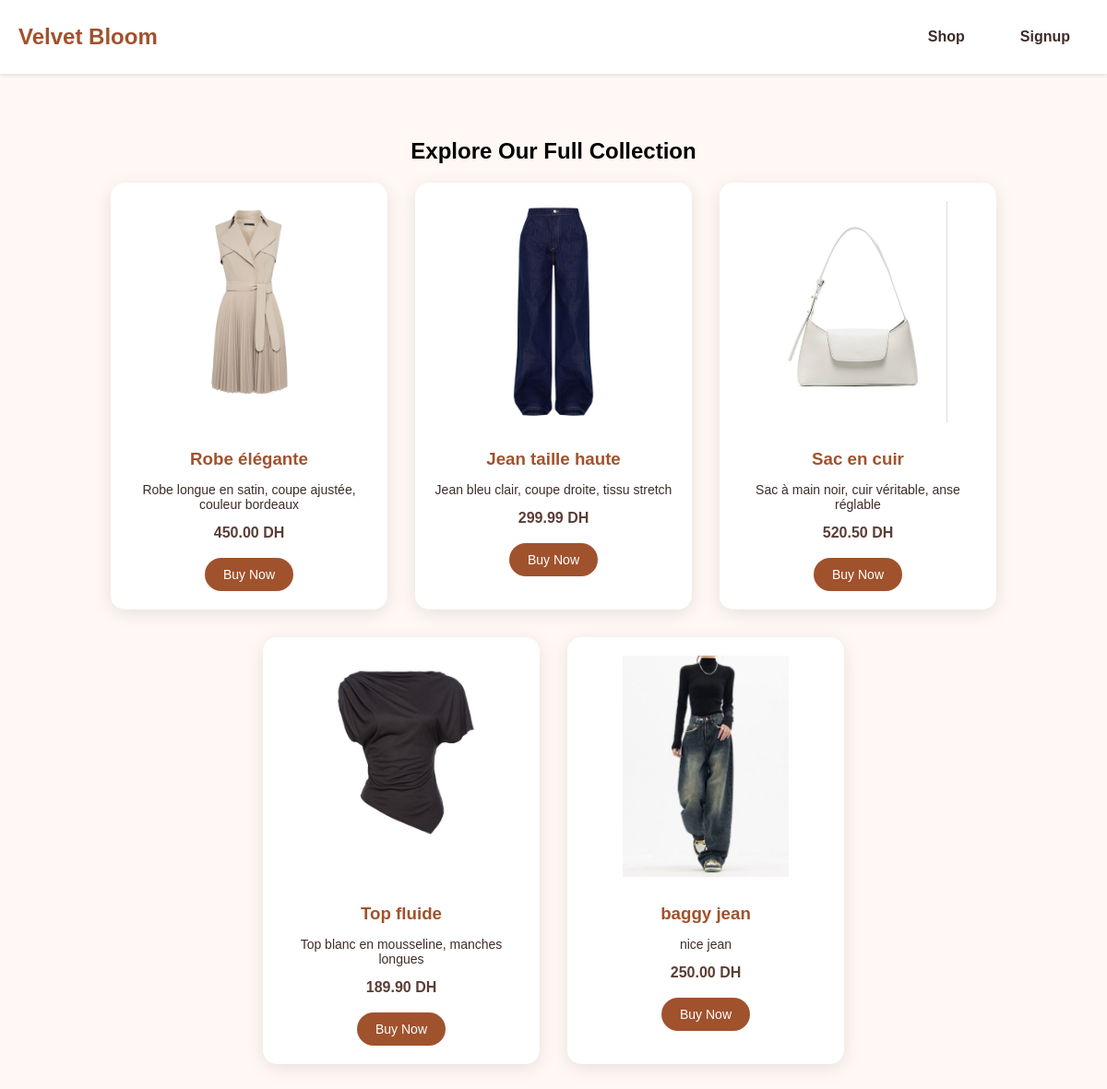
The page /shop.php on the database its author committed.
### tables this page shows
CREATE TABLE `materiel` (
  `id_materiel` int(11) NOT NULL,
  `produit` varchar(100) NOT NULL,
  `image` varchar(255) DEFAULT NULL,
  `prix` decimal(10,2) NOT NULL,
  `caracteristique` text DEFAULT NULL
);

### shop.php (the view, shortened to what this page needs)
<?php
$conn = new mysqli("localhost", "root", "", "VelvetBloom_db");
$clientLoggedIn = isset($_SESSION['client']);
$products = $conn->query("SELECT * FROM materiel");
?>
<!DOCTYPE html>
<html lang="en">
<head>
</head>
<body>
<nav class="navbar">
  <div class="logo"><a href="index.php">Velvet Bloom</a></div>
  <ul class="nav-links">
    <li><a href="shop.php">Shop</a></li>
    <?php if ($clientLoggedIn): ?>
      <li><a href="settings.php">Settings</a></li>
      <li><a href="cart.php">Cart</a></li>
      <li><a href="orders.php">Order History</a></li>
      <li><a href="logout.php">Logout</a></li>
    <?php else: ?>
      <li><a href="client_auth.php">Signup</a></li>
    <?php endif; ?>
  </ul>
</nav>
<div class="shop-container">
  <h2>Explore Our Full Collection</h2>
  <div class="products">
    <?php while ($row = $products->fetch_assoc()): ?>
      <div class="product-card">
        <img src="img/<?= $row['image'] ?>" alt="<?= $row['produit'] ?>">
        <h3><?= $row['produit'] ?></h3>
        <p><?= $row['caracteristique'] ?></p>
        <span><?= $row['prix'] ?> DH</span>
        <?php if ($clientLoggedIn): ?>
          <a href="shop.php?add=<?= $row['id_materiel'] ?>" class="shop-button">Add to Cart</a>
        <?php else: ?>
          <a href="client_auth.php" class="shop-button"> Buy Now</a>
        <?php endif; ?>
      </div>
    <?php endwhile; ?>
  </div>
</div>
</body>
</html>

### shop.php (style rules this page uses)
body { margin: 0; font-family: 'Poppins', sans-serif; background-color: #fff8f4; }
.navbar { display: flex; justify-content: space-between; align-items: center; background-color: #ffffff; padding: 15px 20px; box-shadow: 0 2px 4px rgba(0, 0, 0, 0.1); }
.logo a { font-weight: bold; font-size: 24px; color: #a0522d; text-decoration: none; }
.nav-links { list-style: none; display: flex; gap: 20px; }
.nav-links a { text-decoration: none; color: #3e2c28; font-weight: bold; padding: 10px 20px; border-radius: 30px; transition: 0.3s ease; }
.shop-container { padding: 50px 20px; text-align: center; }
.products { display: flex; flex-wrap: wrap; gap: 30px; justify-content: center; }
.product-card { background: #fff; border-radius: 15px; padding: 20px; box-shadow: 0 4px 20px rgba(0,0,0,0.1); width: 260px; }
.product-card img { width: 100%; height: 240px; border-radius: 10px; object-fit: contain; border-radius: 10px; margin-bottom: 15px; }
.product-card h3 { color: #a0522d; margin: 10px 0 5px; }
.product-card p { font-size: 14px; color: #3e2c28; }
.product-card span { font-weight: bold; display: block; margin: 8px 0; color: #5a3e36; }
.shop-button { display: inline-block; background-color: #a0522d; color: white; padding: 10px 20px; border: none; border-radius: 25px; text-decoration: none; font-size: 14px; transition: background-color 0.3s ease; margin-top: 10px; }

### rows shown on the page
materiel: image+produit (picture), produit "Robe élégante", caracteristique "Robe longue en satin, coupe ajustée, couleur bordeaux", prix "450.00"
materiel: image+produit (picture), produit "Jean taille haute", caracteristique "Jean bleu clair, coupe droite, tissu stretch", prix "299.99"
materiel: image (picture), produit "Sac en cuir", caracteristique "Sac à main noir, cuir véritable, anse réglable", prix "520.50"
materiel: image (picture), produit "Top fluide", caracteristique "Top blanc en mousseline, manches longues", prix "189.90"
materiel: image (picture), produit "baggy jean", caracteristique "nice jean", prix "250.00"
